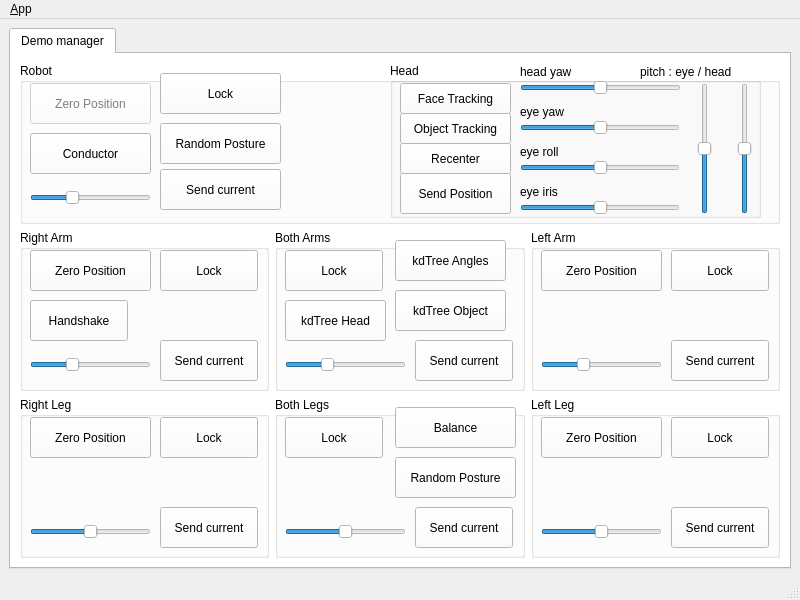
<?xml version="1.0" encoding="UTF-8"?>
<ui version="4.0">
 <class>MainWindowDesign</class>
 <widget class="QMainWindow" name="MainWindowDesign">
  <property name="geometry">
   <rect>
    <x>0</x>
    <y>0</y>
    <width>800</width>
    <height>600</height>
   </rect>
  </property>
  <property name="sizePolicy">
   <sizepolicy hsizetype="Fixed" vsizetype="Fixed">
    <horstretch>0</horstretch>
    <verstretch>0</verstretch>
   </sizepolicy>
  </property>
  <property name="windowTitle">
   <string>The Robot Studio</string>
  </property>
  <property name="windowIcon">
   <iconset resource="../resources/images.qrc">
    <normaloff>:/images/icon.png</normaloff>:/images/icon.png</iconset>
  </property>
  <property name="locale">
   <locale language="English" country="Australia"/>
  </property>
  <property name="toolButtonStyle">
   <enum>Qt::ToolButtonTextOnly</enum>
  </property>
  <widget class="QWidget" name="centralwidget">
   <property name="palette">
    <palette>
     <active>
      <colorrole role="WindowText">
       <brush brushstyle="SolidPattern">
        <color alpha="255">
         <red>0</red>
         <green>0</green>
         <blue>0</blue>
        </color>
       </brush>
      </colorrole>
      <colorrole role="Button">
       <brush brushstyle="SolidPattern">
        <color alpha="255">
         <red>255</red>
         <green>255</green>
         <blue>255</blue>
        </color>
       </brush>
      </colorrole>
      <colorrole role="Light">
       <brush brushstyle="SolidPattern">
        <color alpha="255">
         <red>255</red>
         <green>255</green>
         <blue>255</blue>
        </color>
       </brush>
      </colorrole>
      <colorrole role="Midlight">
       <brush brushstyle="SolidPattern">
        <color alpha="255">
         <red>255</red>
         <green>255</green>
         <blue>255</blue>
        </color>
       </brush>
      </colorrole>
      <colorrole role="Dark">
       <brush brushstyle="SolidPattern">
        <color alpha="255">
         <red>127</red>
         <green>127</green>
         <blue>127</blue>
        </color>
       </brush>
      </colorrole>
      <colorrole role="Mid">
       <brush brushstyle="SolidPattern">
        <color alpha="255">
         <red>170</red>
         <green>170</green>
         <blue>170</blue>
        </color>
       </brush>
      </colorrole>
      <colorrole role="Text">
       <brush brushstyle="SolidPattern">
        <color alpha="255">
         <red>0</red>
         <green>0</green>
         <blue>0</blue>
        </color>
       </brush>
      </colorrole>
      <colorrole role="BrightText">
       <brush brushstyle="SolidPattern">
        <color alpha="255">
         <red>255</red>
         <green>255</green>
         <blue>255</blue>
        </color>
       </brush>
      </colorrole>
      <colorrole role="ButtonText">
       <brush brushstyle="SolidPattern">
        <color alpha="255">
         <red>0</red>
         <green>0</green>
         <blue>0</blue>
        </color>
       </brush>
      </colorrole>
      <colorrole role="Base">
       <brush brushstyle="SolidPattern">
        <color alpha="255">
         <red>255</red>
         <green>255</green>
         <blue>255</blue>
        </color>
       </brush>
      </colorrole>
      <colorrole role="Window">
       <brush brushstyle="SolidPattern">
        <color alpha="255">
         <red>255</red>
         <green>255</green>
         <blue>255</blue>
        </color>
       </brush>
      </colorrole>
      <colorrole role="Shadow">
       <brush brushstyle="SolidPattern">
        <color alpha="255">
         <red>0</red>
         <green>0</green>
         <blue>0</blue>
        </color>
       </brush>
      </colorrole>
      <colorrole role="AlternateBase">
       <brush brushstyle="SolidPattern">
        <color alpha="255">
         <red>255</red>
         <green>255</green>
         <blue>255</blue>
        </color>
       </brush>
      </colorrole>
      <colorrole role="ToolTipBase">
       <brush brushstyle="SolidPattern">
        <color alpha="255">
         <red>255</red>
         <green>255</green>
         <blue>220</blue>
        </color>
       </brush>
      </colorrole>
      <colorrole role="ToolTipText">
       <brush brushstyle="SolidPattern">
        <color alpha="255">
         <red>0</red>
         <green>0</green>
         <blue>0</blue>
        </color>
       </brush>
      </colorrole>
     </active>
     <inactive>
      <colorrole role="WindowText">
       <brush brushstyle="SolidPattern">
        <color alpha="255">
         <red>0</red>
         <green>0</green>
         <blue>0</blue>
        </color>
       </brush>
      </colorrole>
      <colorrole role="Button">
       <brush brushstyle="SolidPattern">
        <color alpha="255">
         <red>255</red>
         <green>255</green>
         <blue>255</blue>
        </color>
       </brush>
      </colorrole>
      <colorrole role="Light">
       <brush brushstyle="SolidPattern">
        <color alpha="255">
         <red>255</red>
         <green>255</green>
         <blue>255</blue>
        </color>
       </brush>
      </colorrole>
      <colorrole role="Midlight">
       <brush brushstyle="SolidPattern">
        <color alpha="255">
         <red>255</red>
         <green>255</green>
         <blue>255</blue>
        </color>
       </brush>
      </colorrole>
      <colorrole role="Dark">
       <brush brushstyle="SolidPattern">
        <color alpha="255">
         <red>127</red>
         <green>127</green>
         <blue>127</blue>
        </color>
       </brush>
      </colorrole>
      <colorrole role="Mid">
       <brush brushstyle="SolidPattern">
        <color alpha="255">
         <red>170</red>
         <green>170</green>
         <blue>170</blue>
        </color>
       </brush>
      </colorrole>
      <colorrole role="Text">
       <brush brushstyle="SolidPattern">
        <color alpha="255">
         <red>0</red>
         <green>0</green>
         <blue>0</blue>
        </color>
       </brush>
      </colorrole>
      <colorrole role="BrightText">
       <brush brushstyle="SolidPattern">
        <color alpha="255">
         <red>255</red>
         <green>255</green>
         <blue>255</blue>
        </color>
       </brush>
      </colorrole>
      <colorrole role="ButtonText">
       <brush brushstyle="SolidPattern">
        <color alpha="255">
         <red>0</red>
         <green>0</green>
         <blue>0</blue>
        </color>
       </brush>
      </colorrole>
      <colorrole role="Base">
       <brush brushstyle="SolidPattern">
        <color alpha="255">
         <red>255</red>
         <green>255</green>
         <blue>255</blue>
        </color>
       </brush>
      </colorrole>
      <colorrole role="Window">
       <brush brushstyle="SolidPattern">
        <color alpha="255">
         <red>255</red>
         <green>255</green>
         <blue>255</blue>
        </color>
       </brush>
      </colorrole>
      <colorrole role="Shadow">
       <brush brushstyle="SolidPattern">
        <color alpha="255">
         <red>0</red>
         <green>0</green>
         <blue>0</blue>
        </color>
       </brush>
      </colorrole>
      <colorrole role="AlternateBase">
       <brush brushstyle="SolidPattern">
        <color alpha="255">
         <red>255</red>
         <green>255</green>
         <blue>255</blue>
        </color>
       </brush>
      </colorrole>
      <colorrole role="ToolTipBase">
       <brush brushstyle="SolidPattern">
        <color alpha="255">
         <red>255</red>
         <green>255</green>
         <blue>220</blue>
        </color>
       </brush>
      </colorrole>
      <colorrole role="ToolTipText">
       <brush brushstyle="SolidPattern">
        <color alpha="255">
         <red>0</red>
         <green>0</green>
         <blue>0</blue>
        </color>
       </brush>
      </colorrole>
     </inactive>
     <disabled>
      <colorrole role="WindowText">
       <brush brushstyle="SolidPattern">
        <color alpha="255">
         <red>127</red>
         <green>127</green>
         <blue>127</blue>
        </color>
       </brush>
      </colorrole>
      <colorrole role="Button">
       <brush brushstyle="SolidPattern">
        <color alpha="255">
         <red>255</red>
         <green>255</green>
         <blue>255</blue>
        </color>
       </brush>
      </colorrole>
      <colorrole role="Light">
       <brush brushstyle="SolidPattern">
        <color alpha="255">
         <red>255</red>
         <green>255</green>
         <blue>255</blue>
        </color>
       </brush>
      </colorrole>
      <colorrole role="Midlight">
       <brush brushstyle="SolidPattern">
        <color alpha="255">
         <red>255</red>
         <green>255</green>
         <blue>255</blue>
        </color>
       </brush>
      </colorrole>
      <colorrole role="Dark">
       <brush brushstyle="SolidPattern">
        <color alpha="255">
         <red>127</red>
         <green>127</green>
         <blue>127</blue>
        </color>
       </brush>
      </colorrole>
      <colorrole role="Mid">
       <brush brushstyle="SolidPattern">
        <color alpha="255">
         <red>170</red>
         <green>170</green>
         <blue>170</blue>
        </color>
       </brush>
      </colorrole>
      <colorrole role="Text">
       <brush brushstyle="SolidPattern">
        <color alpha="255">
         <red>127</red>
         <green>127</green>
         <blue>127</blue>
        </color>
       </brush>
      </colorrole>
      <colorrole role="BrightText">
       <brush brushstyle="SolidPattern">
        <color alpha="255">
         <red>255</red>
         <green>255</green>
         <blue>255</blue>
        </color>
       </brush>
      </colorrole>
      <colorrole role="ButtonText">
       <brush brushstyle="SolidPattern">
        <color alpha="255">
         <red>127</red>
         <green>127</green>
         <blue>127</blue>
        </color>
       </brush>
      </colorrole>
      <colorrole role="Base">
       <brush brushstyle="SolidPattern">
        <color alpha="255">
         <red>255</red>
         <green>255</green>
         <blue>255</blue>
        </color>
       </brush>
      </colorrole>
      <colorrole role="Window">
       <brush brushstyle="SolidPattern">
        <color alpha="255">
         <red>255</red>
         <green>255</green>
         <blue>255</blue>
        </color>
       </brush>
      </colorrole>
      <colorrole role="Shadow">
       <brush brushstyle="SolidPattern">
        <color alpha="255">
         <red>0</red>
         <green>0</green>
         <blue>0</blue>
        </color>
       </brush>
      </colorrole>
      <colorrole role="AlternateBase">
       <brush brushstyle="SolidPattern">
        <color alpha="255">
         <red>255</red>
         <green>255</green>
         <blue>255</blue>
        </color>
       </brush>
      </colorrole>
      <colorrole role="ToolTipBase">
       <brush brushstyle="SolidPattern">
        <color alpha="255">
         <red>255</red>
         <green>255</green>
         <blue>220</blue>
        </color>
       </brush>
      </colorrole>
      <colorrole role="ToolTipText">
       <brush brushstyle="SolidPattern">
        <color alpha="255">
         <red>0</red>
         <green>0</green>
         <blue>0</blue>
        </color>
       </brush>
      </colorrole>
     </disabled>
    </palette>
   </property>
   <layout class="QHBoxLayout">
    <item>
     <layout class="QVBoxLayout" name="verticalLayout_4"/>
    </item>
    <item>
     <widget class="QTabWidget" name="tab_">
      <property name="currentIndex">
       <number>0</number>
      </property>
      <widget class="QWidget" name="tab_manager2">
       <attribute name="title">
        <string>Demo manager</string>
       </attribute>
       <layout class="QVBoxLayout" name="verticalLayout_7">
        <item>
         <layout class="QVBoxLayout" name="verticalLayout_6">
          <item>
           <layout class="QHBoxLayout" name="horizontalLayout">
            <item>
             <widget class="QGroupBox" name="groupBox_2">
              <property name="title">
               <string>Robot</string>
              </property>
              <widget class="QPushButton" name="pb_sendRobotZeroPositionCmd">
               <property name="enabled">
                <bool>false</bool>
               </property>
               <property name="geometry">
                <rect>
                 <x>10</x>
                 <y>20</y>
                 <width>121</width>
                 <height>41</height>
                </rect>
               </property>
               <property name="text">
                <string>Zero Position</string>
               </property>
              </widget>
              <widget class="QPushButton" name="pb_switchConductor">
               <property name="geometry">
                <rect>
                 <x>10</x>
                 <y>70</y>
                 <width>121</width>
                 <height>41</height>
                </rect>
               </property>
               <property name="text">
                <string>Conductor</string>
               </property>
               <property name="checkable">
                <bool>true</bool>
               </property>
              </widget>
              <widget class="QPushButton" name="pb_sendRobotLockPositionCmd">
               <property name="geometry">
                <rect>
                 <x>140</x>
                 <y>10</y>
                 <width>121</width>
                 <height>41</height>
                </rect>
               </property>
               <property name="text">
                <string>Lock</string>
               </property>
              </widget>
              <widget class="QPushButton" name="pb_switchRandomPosturePlayer">
               <property name="geometry">
                <rect>
                 <x>140</x>
                 <y>60</y>
                 <width>121</width>
                 <height>41</height>
                </rect>
               </property>
               <property name="text">
                <string>Random Posture</string>
               </property>
               <property name="checkable">
                <bool>true</bool>
               </property>
              </widget>
              <widget class="QSlider" name="hslid_robotCurrent">
               <property name="geometry">
                <rect>
                 <x>10</x>
                 <y>120</y>
                 <width>121</width>
                 <height>29</height>
                </rect>
               </property>
               <property name="maximum">
                <number>300</number>
               </property>
               <property name="value">
                <number>100</number>
               </property>
               <property name="orientation">
                <enum>Qt::Horizontal</enum>
               </property>
              </widget>
              <widget class="QPushButton" name="pb_sendRobotCurrentCmd">
               <property name="geometry">
                <rect>
                 <x>140</x>
                 <y>106</y>
                 <width>121</width>
                 <height>41</height>
                </rect>
               </property>
               <property name="text">
                <string>Send current</string>
               </property>
              </widget>
              <widget class="QGroupBox" name="groupBox_4">
               <property name="geometry">
                <rect>
                 <x>370</x>
                 <y>0</y>
                 <width>371</width>
                 <height>155</height>
                </rect>
               </property>
               <property name="title">
                <string>Head</string>
               </property>
               <widget class="QPushButton" name="pb_switchFaceTracking">
                <property name="geometry">
                 <rect>
                  <x>10</x>
                  <y>20</y>
                  <width>111</width>
                  <height>31</height>
                 </rect>
                </property>
                <property name="text">
                 <string>Face Tracking</string>
                </property>
                <property name="checkable">
                 <bool>true</bool>
                </property>
               </widget>
               <widget class="QPushButton" name="pb_sendRecenterHeadCmd">
                <property name="geometry">
                 <rect>
                  <x>10</x>
                  <y>80</y>
                  <width>111</width>
                  <height>31</height>
                 </rect>
                </property>
                <property name="text">
                 <string>Recenter</string>
                </property>
               </widget>
               <widget class="QSlider" name="hslid_headYaw">
                <property name="geometry">
                 <rect>
                  <x>130</x>
                  <y>10</y>
                  <width>161</width>
                  <height>29</height>
                 </rect>
                </property>
                <property name="minimum">
                 <number>60</number>
                </property>
                <property name="maximum">
                 <number>180</number>
                </property>
                <property name="value">
                 <number>120</number>
                </property>
                <property name="tracking">
                 <bool>true</bool>
                </property>
                <property name="orientation">
                 <enum>Qt::Horizontal</enum>
                </property>
               </widget>
               <widget class="QSlider" name="hslid_eyeYaw">
                <property name="geometry">
                 <rect>
                  <x>130</x>
                  <y>50</y>
                  <width>160</width>
                  <height>29</height>
                 </rect>
                </property>
                <property name="minimum">
                 <number>60</number>
                </property>
                <property name="maximum">
                 <number>180</number>
                </property>
                <property name="value">
                 <number>120</number>
                </property>
                <property name="orientation">
                 <enum>Qt::Horizontal</enum>
                </property>
               </widget>
               <widget class="QSlider" name="hslid_eyeRoll">
                <property name="geometry">
                 <rect>
                  <x>130</x>
                  <y>90</y>
                  <width>160</width>
                  <height>29</height>
                 </rect>
                </property>
                <property name="minimum">
                 <number>60</number>
                </property>
                <property name="maximum">
                 <number>180</number>
                </property>
                <property name="value">
                 <number>120</number>
                </property>
                <property name="orientation">
                 <enum>Qt::Horizontal</enum>
                </property>
               </widget>
               <widget class="QSlider" name="vslid_headPitch">
                <property name="geometry">
                 <rect>
                  <x>340</x>
                  <y>20</y>
                  <width>29</width>
                  <height>131</height>
                 </rect>
                </property>
                <property name="minimum">
                 <number>60</number>
                </property>
                <property name="maximum">
                 <number>180</number>
                </property>
                <property name="value">
                 <number>120</number>
                </property>
                <property name="orientation">
                 <enum>Qt::Vertical</enum>
                </property>
               </widget>
               <widget class="QSlider" name="vslid_eyePitch">
                <property name="geometry">
                 <rect>
                  <x>300</x>
                  <y>20</y>
                  <width>29</width>
                  <height>131</height>
                 </rect>
                </property>
                <property name="minimum">
                 <number>60</number>
                </property>
                <property name="maximum">
                 <number>180</number>
                </property>
                <property name="value">
                 <number>120</number>
                </property>
                <property name="orientation">
                 <enum>Qt::Vertical</enum>
                </property>
               </widget>
               <widget class="QSlider" name="hslid_eyeIris">
                <property name="geometry">
                 <rect>
                  <x>130</x>
                  <y>130</y>
                  <width>160</width>
                  <height>29</height>
                 </rect>
                </property>
                <property name="minimum">
                 <number>60</number>
                </property>
                <property name="maximum">
                 <number>180</number>
                </property>
                <property name="value">
                 <number>120</number>
                </property>
                <property name="orientation">
                 <enum>Qt::Horizontal</enum>
                </property>
               </widget>
               <widget class="QLabel" name="labely">
                <property name="geometry">
                 <rect>
                  <x>130</x>
                  <y>0</y>
                  <width>66</width>
                  <height>17</height>
                 </rect>
                </property>
                <property name="text">
                 <string>head yaw</string>
                </property>
               </widget>
               <widget class="QLabel" name="label_5">
                <property name="geometry">
                 <rect>
                  <x>250</x>
                  <y>0</y>
                  <width>121</width>
                  <height>17</height>
                 </rect>
                </property>
                <property name="text">
                 <string>pitch : eye / head</string>
                </property>
               </widget>
               <widget class="QLabel" name="label_6">
                <property name="geometry">
                 <rect>
                  <x>130</x>
                  <y>40</y>
                  <width>66</width>
                  <height>17</height>
                 </rect>
                </property>
                <property name="text">
                 <string>eye yaw</string>
                </property>
               </widget>
               <widget class="QLabel" name="label_8">
                <property name="geometry">
                 <rect>
                  <x>130</x>
                  <y>80</y>
                  <width>66</width>
                  <height>17</height>
                 </rect>
                </property>
                <property name="text">
                 <string>eye roll</string>
                </property>
               </widget>
               <widget class="QLabel" name="label_9">
                <property name="geometry">
                 <rect>
                  <x>130</x>
                  <y>120</y>
                  <width>66</width>
                  <height>17</height>
                 </rect>
                </property>
                <property name="text">
                 <string>eye iris</string>
                </property>
               </widget>
               <widget class="QPushButton" name="pb_sendHeadPositionCmd">
                <property name="geometry">
                 <rect>
                  <x>10</x>
                  <y>110</y>
                  <width>111</width>
                  <height>41</height>
                 </rect>
                </property>
                <property name="text">
                 <string>Send Position</string>
                </property>
               </widget>
               <widget class="QPushButton" name="pb_switchObjectTracking">
                <property name="geometry">
                 <rect>
                  <x>10</x>
                  <y>50</y>
                  <width>111</width>
                  <height>31</height>
                 </rect>
                </property>
                <property name="text">
                 <string>Object Tracking</string>
                </property>
                <property name="checkable">
                 <bool>true</bool>
                </property>
               </widget>
              </widget>
             </widget>
            </item>
           </layout>
          </item>
          <item>
           <layout class="QHBoxLayout" name="horizontalLayout_2">
            <item>
             <widget class="QGroupBox" name="groupBox_3">
              <property name="title">
               <string>Right Arm</string>
              </property>
              <widget class="QPushButton" name="pb_sendRightArmLockPositionCmd">
               <property name="geometry">
                <rect>
                 <x>140</x>
                 <y>20</y>
                 <width>98</width>
                 <height>41</height>
                </rect>
               </property>
               <property name="text">
                <string>Lock</string>
               </property>
              </widget>
              <widget class="QPushButton" name="pb_sendRightArmCurrentCmd">
               <property name="geometry">
                <rect>
                 <x>140</x>
                 <y>110</y>
                 <width>98</width>
                 <height>41</height>
                </rect>
               </property>
               <property name="text">
                <string>Send current</string>
               </property>
              </widget>
              <widget class="QSlider" name="hslid_rightArmCurrent">
               <property name="geometry">
                <rect>
                 <x>10</x>
                 <y>120</y>
                 <width>121</width>
                 <height>29</height>
                </rect>
               </property>
               <property name="maximum">
                <number>300</number>
               </property>
               <property name="value">
                <number>100</number>
               </property>
               <property name="orientation">
                <enum>Qt::Horizontal</enum>
               </property>
              </widget>
              <widget class="QPushButton" name="pb_switchHandshake">
               <property name="geometry">
                <rect>
                 <x>10</x>
                 <y>70</y>
                 <width>98</width>
                 <height>41</height>
                </rect>
               </property>
               <property name="text">
                <string>Handshake</string>
               </property>
               <property name="checkable">
                <bool>true</bool>
               </property>
              </widget>
              <widget class="QPushButton" name="pb_sendRightArmZeroPositionCmd">
               <property name="geometry">
                <rect>
                 <x>10</x>
                 <y>20</y>
                 <width>121</width>
                 <height>41</height>
                </rect>
               </property>
               <property name="text">
                <string>Zero Position</string>
               </property>
              </widget>
             </widget>
            </item>
            <item>
             <widget class="QGroupBox" name="groupBox_5">
              <property name="title">
               <string>Both Arms</string>
              </property>
              <widget class="QPushButton" name="pb_sendArmsLockPositionCmd">
               <property name="geometry">
                <rect>
                 <x>10</x>
                 <y>20</y>
                 <width>98</width>
                 <height>41</height>
                </rect>
               </property>
               <property name="text">
                <string>Lock</string>
               </property>
              </widget>
              <widget class="QSlider" name="hslid_armsCurrent">
               <property name="geometry">
                <rect>
                 <x>10</x>
                 <y>120</y>
                 <width>121</width>
                 <height>29</height>
                </rect>
               </property>
               <property name="maximum">
                <number>300</number>
               </property>
               <property name="value">
                <number>100</number>
               </property>
               <property name="orientation">
                <enum>Qt::Horizontal</enum>
               </property>
              </widget>
              <widget class="QPushButton" name="pb_sendArmsCurrentCmd">
               <property name="geometry">
                <rect>
                 <x>140</x>
                 <y>110</y>
                 <width>98</width>
                 <height>41</height>
                </rect>
               </property>
               <property name="text">
                <string>Send current</string>
               </property>
              </widget>
              <widget class="QPushButton" name="pb_switchKdTreeAngles">
               <property name="geometry">
                <rect>
                 <x>120</x>
                 <y>10</y>
                 <width>111</width>
                 <height>41</height>
                </rect>
               </property>
               <property name="text">
                <string>kdTree Angles</string>
               </property>
               <property name="checkable">
                <bool>true</bool>
               </property>
              </widget>
              <widget class="QPushButton" name="pb_switchKdTreeObject">
               <property name="geometry">
                <rect>
                 <x>120</x>
                 <y>60</y>
                 <width>111</width>
                 <height>41</height>
                </rect>
               </property>
               <property name="text">
                <string>kdTree Object</string>
               </property>
               <property name="checkable">
                <bool>true</bool>
               </property>
              </widget>
              <widget class="QPushButton" name="pb_switchKdTreeHead">
               <property name="geometry">
                <rect>
                 <x>10</x>
                 <y>70</y>
                 <width>101</width>
                 <height>41</height>
                </rect>
               </property>
               <property name="text">
                <string>kdTree Head</string>
               </property>
               <property name="checkable">
                <bool>true</bool>
               </property>
              </widget>
             </widget>
            </item>
            <item>
             <widget class="QGroupBox" name="groupBox_6">
              <property name="title">
               <string>Left Arm</string>
              </property>
              <widget class="QPushButton" name="pb_sendLeftArmLockPositionCmd">
               <property name="geometry">
                <rect>
                 <x>140</x>
                 <y>20</y>
                 <width>98</width>
                 <height>41</height>
                </rect>
               </property>
               <property name="text">
                <string>Lock</string>
               </property>
              </widget>
              <widget class="QSlider" name="hslid_leftArmCurrent">
               <property name="geometry">
                <rect>
                 <x>10</x>
                 <y>120</y>
                 <width>121</width>
                 <height>29</height>
                </rect>
               </property>
               <property name="maximum">
                <number>300</number>
               </property>
               <property name="value">
                <number>100</number>
               </property>
               <property name="orientation">
                <enum>Qt::Horizontal</enum>
               </property>
              </widget>
              <widget class="QPushButton" name="pb_sendLeftArmCurrentCmd">
               <property name="geometry">
                <rect>
                 <x>140</x>
                 <y>110</y>
                 <width>98</width>
                 <height>41</height>
                </rect>
               </property>
               <property name="text">
                <string>Send current</string>
               </property>
              </widget>
              <widget class="QPushButton" name="pb_sendLeftArmZeroPositionCmd">
               <property name="geometry">
                <rect>
                 <x>10</x>
                 <y>20</y>
                 <width>121</width>
                 <height>41</height>
                </rect>
               </property>
               <property name="text">
                <string>Zero Position</string>
               </property>
              </widget>
             </widget>
            </item>
           </layout>
          </item>
          <item>
           <layout class="QHBoxLayout" name="horizontalLayout_3">
            <item>
             <widget class="QGroupBox" name="groupBox_7">
              <property name="title">
               <string>Right Leg</string>
              </property>
              <widget class="QPushButton" name="pb_sendRightLegLockPositionCmd">
               <property name="geometry">
                <rect>
                 <x>140</x>
                 <y>20</y>
                 <width>98</width>
                 <height>41</height>
                </rect>
               </property>
               <property name="text">
                <string>Lock</string>
               </property>
              </widget>
              <widget class="QSlider" name="hslid_rightLegCurrent">
               <property name="geometry">
                <rect>
                 <x>10</x>
                 <y>120</y>
                 <width>121</width>
                 <height>29</height>
                </rect>
               </property>
               <property name="maximum">
                <number>400</number>
               </property>
               <property name="value">
                <number>200</number>
               </property>
               <property name="orientation">
                <enum>Qt::Horizontal</enum>
               </property>
              </widget>
              <widget class="QPushButton" name="pb_sendRightLegCurrentCmd">
               <property name="geometry">
                <rect>
                 <x>140</x>
                 <y>110</y>
                 <width>98</width>
                 <height>41</height>
                </rect>
               </property>
               <property name="text">
                <string>Send current</string>
               </property>
              </widget>
              <widget class="QPushButton" name="pb_sendRightLegZeroPositionCmd">
               <property name="enabled">
                <bool>true</bool>
               </property>
               <property name="geometry">
                <rect>
                 <x>10</x>
                 <y>20</y>
                 <width>121</width>
                 <height>41</height>
                </rect>
               </property>
               <property name="text">
                <string>Zero Position</string>
               </property>
              </widget>
             </widget>
            </item>
            <item>
             <widget class="QGroupBox" name="groupBox_8">
              <property name="title">
               <string>Both Legs</string>
              </property>
              <widget class="QPushButton" name="pb_sendLegsLockPositionCmd">
               <property name="geometry">
                <rect>
                 <x>10</x>
                 <y>20</y>
                 <width>98</width>
                 <height>41</height>
                </rect>
               </property>
               <property name="text">
                <string>Lock</string>
               </property>
              </widget>
              <widget class="QSlider" name="hslid_legsCurrent">
               <property name="geometry">
                <rect>
                 <x>10</x>
                 <y>120</y>
                 <width>121</width>
                 <height>29</height>
                </rect>
               </property>
               <property name="maximum">
                <number>400</number>
               </property>
               <property name="value">
                <number>200</number>
               </property>
               <property name="orientation">
                <enum>Qt::Horizontal</enum>
               </property>
              </widget>
              <widget class="QPushButton" name="pb_sendLegsCurrentCmd">
               <property name="geometry">
                <rect>
                 <x>140</x>
                 <y>110</y>
                 <width>98</width>
                 <height>41</height>
                </rect>
               </property>
               <property name="text">
                <string>Send current</string>
               </property>
              </widget>
              <widget class="QPushButton" name="pb_switchBalanceLegs">
               <property name="geometry">
                <rect>
                 <x>120</x>
                 <y>10</y>
                 <width>121</width>
                 <height>41</height>
                </rect>
               </property>
               <property name="text">
                <string>Balance</string>
               </property>
               <property name="checkable">
                <bool>true</bool>
               </property>
              </widget>
              <widget class="QPushButton" name="pb_switchRandomLegsPlayer">
               <property name="geometry">
                <rect>
                 <x>120</x>
                 <y>60</y>
                 <width>121</width>
                 <height>41</height>
                </rect>
               </property>
               <property name="text">
                <string>Random Posture</string>
               </property>
               <property name="checkable">
                <bool>true</bool>
               </property>
              </widget>
             </widget>
            </item>
            <item>
             <widget class="QGroupBox" name="groupBox_9">
              <property name="title">
               <string>Left Leg</string>
              </property>
              <widget class="QPushButton" name="pb_sendLeftLegLockPositionCmd">
               <property name="geometry">
                <rect>
                 <x>140</x>
                 <y>20</y>
                 <width>98</width>
                 <height>41</height>
                </rect>
               </property>
               <property name="text">
                <string>Lock</string>
               </property>
              </widget>
              <widget class="QSlider" name="hslid_leftLegCurrent">
               <property name="geometry">
                <rect>
                 <x>10</x>
                 <y>120</y>
                 <width>121</width>
                 <height>29</height>
                </rect>
               </property>
               <property name="maximum">
                <number>400</number>
               </property>
               <property name="value">
                <number>200</number>
               </property>
               <property name="orientation">
                <enum>Qt::Horizontal</enum>
               </property>
              </widget>
              <widget class="QPushButton" name="pb_sendLeftLegCurrentCmd">
               <property name="geometry">
                <rect>
                 <x>140</x>
                 <y>110</y>
                 <width>98</width>
                 <height>41</height>
                </rect>
               </property>
               <property name="text">
                <string>Send current</string>
               </property>
              </widget>
              <widget class="QPushButton" name="pb_sendLeftLegZeroPositionCmd">
               <property name="enabled">
                <bool>true</bool>
               </property>
               <property name="geometry">
                <rect>
                 <x>10</x>
                 <y>20</y>
                 <width>121</width>
                 <height>41</height>
                </rect>
               </property>
               <property name="text">
                <string>Zero Position</string>
               </property>
              </widget>
             </widget>
            </item>
           </layout>
          </item>
         </layout>
        </item>
       </layout>
      </widget>
     </widget>
    </item>
   </layout>
  </widget>
  <widget class="QMenuBar" name="menubar">
   <property name="geometry">
    <rect>
     <x>0</x>
     <y>0</y>
     <width>800</width>
     <height>25</height>
    </rect>
   </property>
   <widget class="QMenu" name="menu_File">
    <property name="title">
     <string>&amp;App</string>
    </property>
    <addaction name="action_Preferences"/>
    <addaction name="separator"/>
    <addaction name="actionAbout"/>
    <addaction name="actionAbout_Qt"/>
    <addaction name="separator"/>
    <addaction name="action_Quit"/>
   </widget>
   <addaction name="menu_File"/>
  </widget>
  <widget class="QStatusBar" name="statusbar"/>
  <action name="action_Quit">
   <property name="text">
    <string>&amp;Quit</string>
   </property>
   <property name="shortcut">
    <string>Ctrl+Q</string>
   </property>
   <property name="shortcutContext">
    <enum>Qt::ApplicationShortcut</enum>
   </property>
  </action>
  <action name="action_Preferences">
   <property name="text">
    <string>&amp;Preferences</string>
   </property>
  </action>
  <action name="actionAbout">
   <property name="text">
    <string>&amp;About</string>
   </property>
  </action>
  <action name="actionAbout_Qt">
   <property name="text">
    <string>About &amp;Qt</string>
   </property>
  </action>
 </widget>
 <resources>
  <include location="../resources/images.qrc"/>
 </resources>
 <connections>
  <connection>
   <sender>action_Quit</sender>
   <signal>triggered()</signal>
   <receiver>MainWindowDesign</receiver>
   <slot>close()</slot>
   <hints>
    <hint type="sourcelabel">
     <x>-1</x>
     <y>-1</y>
    </hint>
    <hint type="destinationlabel">
     <x>399</x>
     <y>299</y>
    </hint>
   </hints>
  </connection>
 </connections>
</ui>
